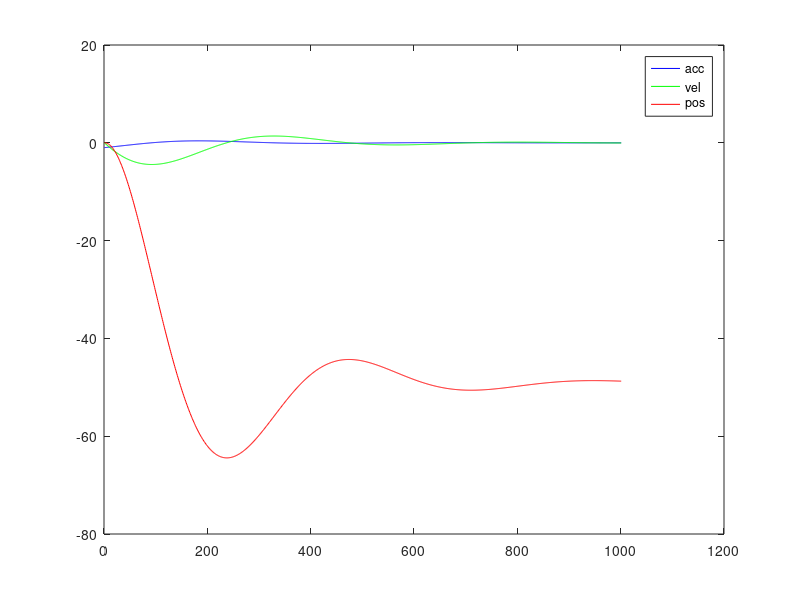

Write the MATLAB code that produced this figure.
clc
m2 = 3.0;
g = 9.82;
m1 = 50; %vikt 
b = 5; %damper
k = 10; %fjäder

% State space
A = [-b/m1 1/m1; -k 0];
B = [b/m1 -1/m1; k 0];
C = [1 0];
D = [0 0];

% State space --> transfer function
[n, d] = ss2tf(A,B,C,D,2)

sys = tf(n,d)

%% eq
%    y''(t) + 0.5y'(t) + y(t) = -0.1u'(t)

% => y''(t) = -0.1u'(t) - 0.5y'(t) - y(t)
% => 


% Initial conditions and setup
h = 0.1;  % step size
x = 0:h:100;  % the range of x
y = zeros(size(x));  % allocate the result y
y(1) = 0;  % the initial y value
y_prim = zeros(size(x));
y_prim(1) = 0;
u_prim = 9.82*m1;

n = numel(y);  % the number of y values

Fm1 = zeros(size(x));
v1 = zeros(size(x));
Y = zeros(size(x));

y_bis = zeros(size(x));


% The loop to solve the DE

for i=1:n-1
    % repeat this for every wheel
    y_bis(i) = (1/m1) * (-0.1*u_prim - b*y_prim(i) - y(i));
    y_prim(i+1) = y_prim(i)+h*(y_bis(i));
    y(i+1) = y(i) + h * y_prim(i);

    %Fm1(i+1) = y(i+1) - u_prim;
    
    %Y(i+1) = Y(i) + y(i)*h + (y_prim(i)*(h^2))/2;
end

figure();

p1 = plot(y_bis,'b');   % Acceleration
hold on
p2 = plot(y_prim, 'g'); % Velocity
p3 = plot(y, 'r');      % Position
hold off
p = [p1;p2;p3];

legend(p,'acc','vel','pos');

